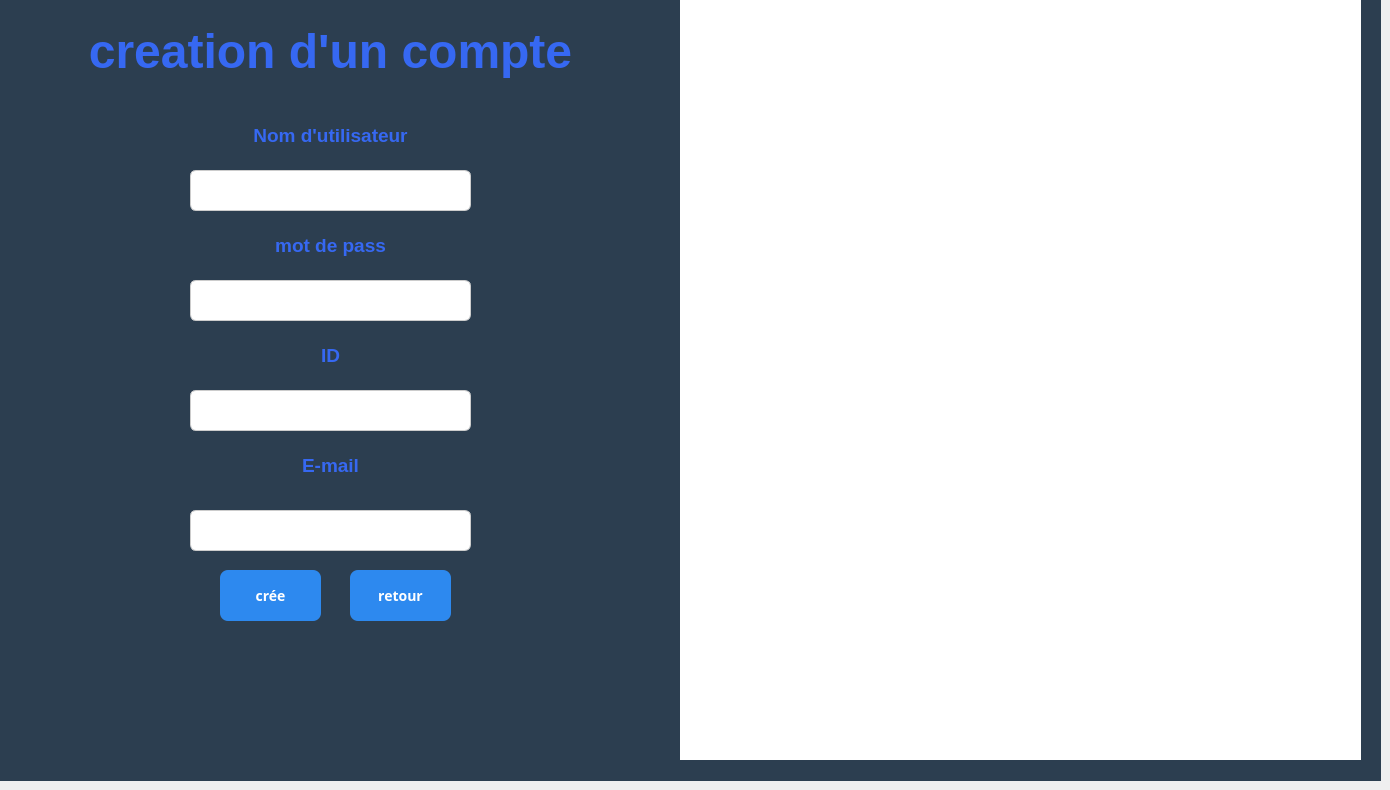
   <widget class="QWidget" name="page_3">
    <widget class="QTextBrowser" name="textBrowser_10">
     <property name="geometry">
      <rect>
       <x>20</x>
       <y>20</y>
       <width>621</width>
       <height>111</height>
      </rect>
     </property>
     <property name="styleSheet">
      <string notr="true">background-color: rgb(44, 62, 80);</string>
     </property>
     <property name="frameShape">
      <enum>QFrame::Shape::NoFrame</enum>
     </property>
     <property name="html">
      <string>&lt;!DOCTYPE HTML PUBLIC &quot;-//W3C//DTD HTML 4.0//EN&quot; &quot;http://www.w3.org/TR/REC-html40/strict.dtd&quot;&gt;
&lt;html&gt;&lt;head&gt;&lt;meta name=&quot;qrichtext&quot; content=&quot;1&quot; /&gt;&lt;meta charset=&quot;utf-8&quot; /&gt;&lt;style type=&quot;text/css&quot;&gt;
p, li { white-space: pre-wrap; }
hr { height: 1px; border-width: 0; }
li.unchecked::marker { content: &quot;\2610&quot;; }
li.checked::marker { content: &quot;\2612&quot;; }
&lt;/style&gt;&lt;/head&gt;&lt;body style=&quot; font-family:'Segoe UI'; font-size:9pt; font-weight:400; font-style:normal;&quot;&gt;
&lt;p align=&quot;center&quot; style=&quot; margin-top:0px; margin-bottom:0px; margin-left:0px; margin-right:0px; -qt-block-indent:0; text-indent:0px;&quot;&gt;&lt;span style=&quot; font-size:36pt; font-weight:700; color:#3668f2;&quot;&gt;creation d'un compte&lt;/span&gt;&lt;/p&gt;&lt;/body&gt;&lt;/html&gt;</string>
     </property>
    </widget>
    <widget class="QLabel" name="label_7">
     <property name="geometry">
      <rect>
       <x>0</x>
       <y>0</y>
       <width>1381</width>
       <height>781</height>
      </rect>
     </property>
     <property name="styleSheet">
      <string notr="true">background-color: rgb(255, 255, 255);
background-color: rgb(44, 62, 80);</string>
     </property>
     <property name="text">
      <string/>
     </property>
    </widget>
    <widget class="QLineEdit" name="lineEditCreerUsername">
     <property name="geometry">
      <rect>
       <x>190</x>
       <y>170</y>
       <width>281</width>
       <height>41</height>
      </rect>
     </property>
     <property name="styleSheet">
      <string notr="true">QLineEdit {
    border: 1px solid #ccc;
    border-radius: 6px;
    padding: 8px;
    font-size: 12px;
}
QLineEdit:focus {
    border: 1px solid #2D89EF;
    background-color: #000000;
}</string>
     </property>
     <property name="text">
      <string/>
     </property>
    </widget>
    <widget class="QLineEdit" name="lineEditCreerPassword">
     <property name="geometry">
      <rect>
       <x>190</x>
       <y>280</y>
       <width>281</width>
       <height>41</height>
      </rect>
     </property>
     <property name="styleSheet">
      <string notr="true">QLineEdit {
    border: 1px solid #ccc;
    border-radius: 6px;
    padding: 8px;
    font-size: 12px;
}
QLineEdit:focus {
    border: 1px solid #2D89EF;
    background-color: #000000;
}</string>
     </property>
     <property name="text">
      <string/>
     </property>
    </widget>
    <widget class="QLineEdit" name="lineEditCreerId">
     <property name="geometry">
      <rect>
       <x>190</x>
       <y>390</y>
       <width>281</width>
       <height>41</height>
      </rect>
     </property>
     <property name="styleSheet">
      <string notr="true">QLineEdit {
    border: 1px solid #ccc;
    border-radius: 6px;
    padding: 8px;
    font-size: 12px;
}
QLineEdit:focus {
    border: 1px solid #2D89EF;
    background-color: #000000;
}</string>
     </property>
     <property name="text">
      <string/>
     </property>
    </widget>
    <widget class="QTextBrowser" name="textBrowser_11">
     <property name="geometry">
      <rect>
       <x>180</x>
       <y>120</y>
       <width>301</width>
       <height>61</height>
      </rect>
     </property>
     <property name="styleSheet">
      <string notr="true">background-color: rgb(44, 62, 80);</string>
     </property>
     <property name="frameShape">
      <enum>QFrame::Shape::NoFrame</enum>
     </property>
     <property name="html">
      <string>&lt;!DOCTYPE HTML PUBLIC &quot;-//W3C//DTD HTML 4.0//EN&quot; &quot;http://www.w3.org/TR/REC-html40/strict.dtd&quot;&gt;
&lt;html&gt;&lt;head&gt;&lt;meta name=&quot;qrichtext&quot; content=&quot;1&quot; /&gt;&lt;meta charset=&quot;utf-8&quot; /&gt;&lt;style type=&quot;text/css&quot;&gt;
p, li { white-space: pre-wrap; }
hr { height: 1px; border-width: 0; }
li.unchecked::marker { content: &quot;\2610&quot;; }
li.checked::marker { content: &quot;\2612&quot;; }
&lt;/style&gt;&lt;/head&gt;&lt;body style=&quot; font-family:'Segoe UI'; font-size:9pt; font-weight:400; font-style:normal;&quot;&gt;
&lt;p align=&quot;center&quot; style=&quot; margin-top:0px; margin-bottom:0px; margin-left:0px; margin-right:0px; -qt-block-indent:0; text-indent:0px;&quot;&gt;&lt;span style=&quot; font-size:14pt; font-weight:700; color:#3668f2;&quot;&gt;Nom d'utilisateur&lt;/span&gt;&lt;/p&gt;&lt;/body&gt;&lt;/html&gt;</string>
     </property>
    </widget>
    <widget class="QTextBrowser" name="textBrowser_12">
     <property name="geometry">
      <rect>
       <x>180</x>
       <y>230</y>
       <width>301</width>
       <height>61</height>
      </rect>
     </property>
     <property name="styleSheet">
      <string notr="true">background-color: rgb(44, 62, 80);</string>
     </property>
     <property name="frameShape">
      <enum>QFrame::Shape::NoFrame</enum>
     </property>
     <property name="html">
      <string>&lt;!DOCTYPE HTML PUBLIC &quot;-//W3C//DTD HTML 4.0//EN&quot; &quot;http://www.w3.org/TR/REC-html40/strict.dtd&quot;&gt;
&lt;html&gt;&lt;head&gt;&lt;meta name=&quot;qrichtext&quot; content=&quot;1&quot; /&gt;&lt;meta charset=&quot;utf-8&quot; /&gt;&lt;style type=&quot;text/css&quot;&gt;
p, li { white-space: pre-wrap; }
hr { height: 1px; border-width: 0; }
li.unchecked::marker { content: &quot;\2610&quot;; }
li.checked::marker { content: &quot;\2612&quot;; }
&lt;/style&gt;&lt;/head&gt;&lt;body style=&quot; font-family:'Segoe UI'; font-size:9pt; font-weight:400; font-style:normal;&quot;&gt;
&lt;p align=&quot;center&quot; style=&quot; margin-top:0px; margin-bottom:0px; margin-left:0px; margin-right:0px; -qt-block-indent:0; text-indent:0px;&quot;&gt;&lt;span style=&quot; font-size:14pt; font-weight:700; color:#3668f2;&quot;&gt;mot de pass&lt;/span&gt;&lt;/p&gt;&lt;/body&gt;&lt;/html&gt;</string>
     </property>
    </widget>
    <widget class="QTextBrowser" name="textBrowser_13">
     <property name="geometry">
      <rect>
       <x>180</x>
       <y>340</y>
       <width>301</width>
       <height>61</height>
      </rect>
     </property>
     <property name="styleSheet">
      <string notr="true">background-color: rgb(44, 62, 80);</string>
     </property>
     <property name="frameShape">
      <enum>QFrame::Shape::NoFrame</enum>
     </property>
     <property name="html">
      <string>&lt;!DOCTYPE HTML PUBLIC &quot;-//W3C//DTD HTML 4.0//EN&quot; &quot;http://www.w3.org/TR/REC-html40/strict.dtd&quot;&gt;
&lt;html&gt;&lt;head&gt;&lt;meta name=&quot;qrichtext&quot; content=&quot;1&quot; /&gt;&lt;meta charset=&quot;utf-8&quot; /&gt;&lt;style type=&quot;text/css&quot;&gt;
p, li { white-space: pre-wrap; }
hr { height: 1px; border-width: 0; }
li.unchecked::marker { content: &quot;\2610&quot;; }
li.checked::marker { content: &quot;\2612&quot;; }
&lt;/style&gt;&lt;/head&gt;&lt;body style=&quot; font-family:'Segoe UI'; font-size:9pt; font-weight:400; font-style:normal;&quot;&gt;
&lt;p align=&quot;center&quot; style=&quot; margin-top:0px; margin-bottom:0px; margin-left:0px; margin-right:0px; -qt-block-indent:0; text-indent:0px;&quot;&gt;&lt;span style=&quot; font-size:14pt; font-weight:700; color:#3668f2;&quot;&gt;ID&lt;/span&gt;&lt;/p&gt;&lt;/body&gt;&lt;/html&gt;</string>
     </property>
    </widget>
    <widget class="QPushButton" name="pushButtonCreer">
     <property name="geometry">
      <rect>
       <x>220</x>
       <y>570</y>
       <width>101</width>
       <height>51</height>
      </rect>
     </property>
     <property name="font">
      <font>
       <family>Bahnschrift</family>
       <pointsize>-1</pointsize>
       <bold>true</bold>
      </font>
     </property>
     <property name="styleSheet">
      <string notr="true">QPushButton {
    background-color: #2D89EF;
    color: white;
    border-radius: 8px;
    padding: 10px;
    font-size: 14px;
}
QPushButton:hover {
    background-color: #1E5BB8;
}
QPushButton:pressed {
    background-color: #FFFFFF;
}</string>
     </property>
     <property name="text">
      <string>crée</string>
     </property>
    </widget>
    <widget class="QPushButton" name="pushButtonRetourLogin">
     <property name="geometry">
      <rect>
       <x>350</x>
       <y>570</y>
       <width>101</width>
       <height>51</height>
      </rect>
     </property>
     <property name="font">
      <font>
       <family>Bahnschrift</family>
       <pointsize>-1</pointsize>
       <bold>true</bold>
      </font>
     </property>
     <property name="styleSheet">
      <string notr="true">QPushButton {
    background-color: #2D89EF;
    color: white;
    border-radius: 8px;
    padding: 10px;
    font-size: 14px;
}
QPushButton:hover {
    background-color: #1E5BB8;
}
QPushButton:pressed {
    background-color: #FFFFFF;
}</string>
     </property>
     <property name="text">
      <string>retour</string>
     </property>
    </widget>
    <widget class="QLineEdit" name="lineEditEmail">
     <property name="geometry">
      <rect>
       <x>190</x>
       <y>510</y>
       <width>281</width>
       <height>41</height>
      </rect>
     </property>
     <property name="styleSheet">
      <string notr="true">QLineEdit {
    border: 1px solid #ccc;
    border-radius: 6px;
    padding: 8px;
    font-size: 12px;
}
QLineEdit:focus {
    border: 1px solid #2D89EF;
    background-color: #000000;
}</string>
     </property>
     <property name="text">
      <string/>
     </property>
    </widget>
    <widget class="QTextBrowser" name="textBrowser_21">
     <property name="geometry">
      <rect>
       <x>180</x>
       <y>450</y>
       <width>301</width>
       <height>61</height>
      </rect>
     </property>
     <property name="styleSheet">
      <string notr="true">background-color: rgb(44, 62, 80);</string>
     </property>
     <property name="frameShape">
      <enum>QFrame::Shape::NoFrame</enum>
     </property>
     <property name="html">
      <string>&lt;!DOCTYPE HTML PUBLIC &quot;-//W3C//DTD HTML 4.0//EN&quot; &quot;http://www.w3.org/TR/REC-html40/strict.dtd&quot;&gt;
&lt;html&gt;&lt;head&gt;&lt;meta name=&quot;qrichtext&quot; content=&quot;1&quot; /&gt;&lt;meta charset=&quot;utf-8&quot; /&gt;&lt;style type=&quot;text/css&quot;&gt;
p, li { white-space: pre-wrap; }
hr { height: 1px; border-width: 0; }
li.unchecked::marker { content: &quot;\2610&quot;; }
li.checked::marker { content: &quot;\2612&quot;; }
&lt;/style&gt;&lt;/head&gt;&lt;body style=&quot; font-family:'Segoe UI'; font-size:9pt; font-weight:400; font-style:normal;&quot;&gt;
&lt;p align=&quot;center&quot; style=&quot; margin-top:0px; margin-bottom:0px; margin-left:0px; margin-right:0px; -qt-block-indent:0; text-indent:0px;&quot;&gt;&lt;span style=&quot; font-size:14pt; font-weight:700; color:#3668f2;&quot;&gt;E-mail&lt;/span&gt;&lt;/p&gt;&lt;/body&gt;&lt;/html&gt;</string>
     </property>
    </widget>
    <widget class="QLabel" name="label_3">
     <property name="geometry">
      <rect>
       <x>680</x>
       <y>-1</y>
       <width>681</width>
       <height>761</height>
      </rect>
     </property>
     <property name="styleSheet">
      <string notr="true">background-color: rgb(255, 255, 255);
border-image: url(:/Artboard .png);</string>
     </property>
     <property name="text">
      <string/>
     </property>
    </widget>
    <zorder>label_7</zorder>
    <zorder>textBrowser_10</zorder>
    <zorder>textBrowser_11</zorder>
    <zorder>textBrowser_12</zorder>
    <zorder>textBrowser_13</zorder>
    <zorder>pushButtonCreer</zorder>
    <zorder>pushButtonRetourLogin</zorder>
    <zorder>lineEditCreerPassword</zorder>
    <zorder>textBrowser_21</zorder>
    <zorder>lineEditCreerId</zorder>
    <zorder>lineEditEmail</zorder>
    <zorder>lineEditCreerUsername</zorder>
    <zorder>label_3</zorder>
   </widget>
